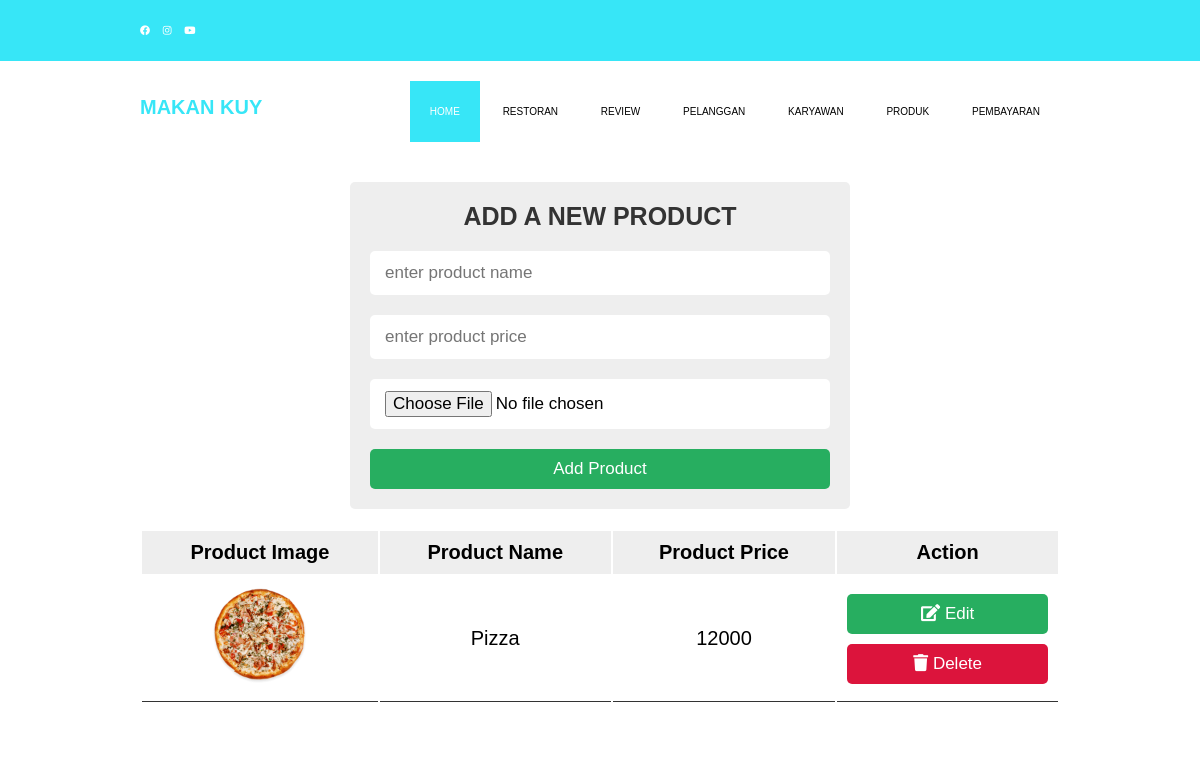
The app's page /admin_page.php with its own data.
### tables this page shows
CREATE TABLE `products` (
  `id` int(255) NOT NULL,
  `name` varchar(255) NOT NULL,
  `price` varchar(255) NOT NULL,
  `image` varchar(255) NOT NULL
);

### admin_page.php (the view, shortened to what this page needs)
<?php
@include 'config.php';
?>
<!DOCTYPE html>
<html lang="en">
<head>
   <link rel="stylesheet" href="https://cdnjs.cloudflare.com/ajax/libs/font-awesome/5.15.4/css/all.min.css">
   <link rel="stylesheet" href="css/style.css">
   <link rel="stylesheet" type="text/css" href="Online-Shop/css/style.css">
	<link rel="stylesheet" type="text/css" href="https://cdnjs.cloudflare.com/ajax/libs/font-awesome/5.15.3/css/all.min.css">
</head>
<div class="medsos">
		<div class="container">
			<ul>
				<li><a href="#"><i class="fab fa-facebook"></i></a></li>
				<li><a href="#"><i class="fab fa-instagram"></i></a></li>
				<li><a href="#"><i class="fab fa-youtube"></i></a></li>
			</ul>
		</div>
	</div>
	<header>
		<div class="container">
		<h1><a href="index.html"></a>MAKAN KUY</h1>
		<ul>
      <li class="active"><a href="index.html">HOME</a></li>
			<li><a href="../resto/page.php">RESTORAN</a></li>
			<li><a href="../rewiew/review.php">REVIEW</a></li>
			<li><a href="../pelanggan/index2.php">PELANGGAN</a></li>
			<li><a href="../data/index.php">KARYAWAN</a></li>
			<li><a href="../admin_page.php">PRODUK</a></li>
			<li><a href="../pembayaran/bayar.php">PEMBAYARAN</a></li>
		</ul>
		</div>
	</header>
<body>
<div class="container">
   <div class="admin-product-form-container">
      <form action="<?php $_SERVER['PHP_SELF'] ?>" method="post" enctype="multipart/form-data">
         <h3>add a new product</h3>
         <input type="text" placeholder="enter product name" name="product_name" class="box">
         <input type="number" placeholder="enter product price" name="product_price" class="box">
         <input type="file" accept="image/png, image/jpeg, image/jpg" name="product_image" class="box">
         <input type="submit" class="btn" name="add_product" value="add product">
      </form>
   </div>
   <?php
   $select = mysqli_query($conn, "SELECT * FROM products");
   ?>
   <div class="product-display">
      <table class="product-display-table">
         <thead>
         <tr>
            <th>product image</th>
            <th>product name</th>
            <th>product price</th>
            <th>action</th>
         </tr>
         </thead>
         <?php while($row = mysqli_fetch_assoc($select)){ ?>
         <tr>
            <td><img src="uploaded_img/<?php echo $row['image']; ?>" height="100" alt=""></td>
            <td><?php echo $row['name']; ?></td>
            <td><?php echo $row['price']; ?></td>
            <td>
               <a href="admin_update.php?edit=<?php echo $row['id']; ?>" class="btn"> <i class="fas fa-edit"></i> edit </a>
               <a href="admin_page.php?delete=<?php echo $row['id']; ?>" class="btn"> <i class="fas fa-trash"></i> delete </a>
            </td>
         </tr>
      <?php } ?>
      </table>
   </div>
</div>
</body>
</html>

### css/style.css (style rules this page uses)
:root { --green:#27ae60; --black:#333; --white:#fff; --bg-color:#eee; --box-shadow:0 .5rem 1rem rgba(0,0,0,.1); --border:.1rem solid var(--black); }
* { font-family: 'Poppins', sans-serif; margin:0; padding:0; box-sizing: border-box; outline: none; border:none; text-decoration: none; text-transform: capitalize; }
html { font-size: 62.5%; overflow-x: hidden; }
.btn { display: block; width: 100%; cursor: pointer; border-radius: .5rem; margin-top: 1rem; font-size: 1.7rem; padding:1rem 3rem; background: var(--green); color:var(--white); text-align: center; }
.container { max-width: 1200px; padding:2rem; margin:0 auto; }
.admin-product-form-container form { max-width: 50rem; margin:0 auto; padding:2rem; border-radius: .5rem; background: var(--bg-color); }
.admin-product-form-container form h3 { text-transform: uppercase; color:var(--black); margin-bottom: 1rem; text-align: center; font-size: 2.5rem; }
.admin-product-form-container form .box { width: 100%; border-radius: .5rem; padding:1.2rem 1.5rem; font-size: 1.7rem; margin:1rem 0; background: var(--white); text-transform: none; }
.product-display { margin:2rem 0; }
.product-display .product-display-table { width: 100%; text-align: center; }
.product-display .product-display-table thead { background: var(--bg-color); }
.product-display .product-display-table th { padding:1rem; font-size: 2rem; }
.product-display .product-display-table td { padding:1rem; font-size: 2rem; border-bottom: var(--border); }
.product-display .product-display-table .btn:first-child { margin-top: 0; }
.product-display .product-display-table .btn:last-child { background: crimson; }

### Online-Shop/css/style.css (style rules this page uses)
* { padding: 0; margin-top: 0; font-family: sans-serif; }
a { color: inherit; text-decoration: none; }
.medsos { padding: 5px 0; background-color: #37E6F7; }
.medsos ul li { display: inline-block; color: white; margin-right: 10px; }
.container { width: 80%; margin: 0 auto; }
.container:after { content: " "; display: block; clear: both; }
header h1 { float: left; padding: 15px 0px; color: #37E6F7; }
header ul { float: right; }
header ul li { display: inline-block; }
header ul li a { padding: 25px 20px; display: inline-block; }
.active { background-color: #37E6F7; color: #fff; }

### records on screen
products: image (picture), name "Pizza", price "12000"
